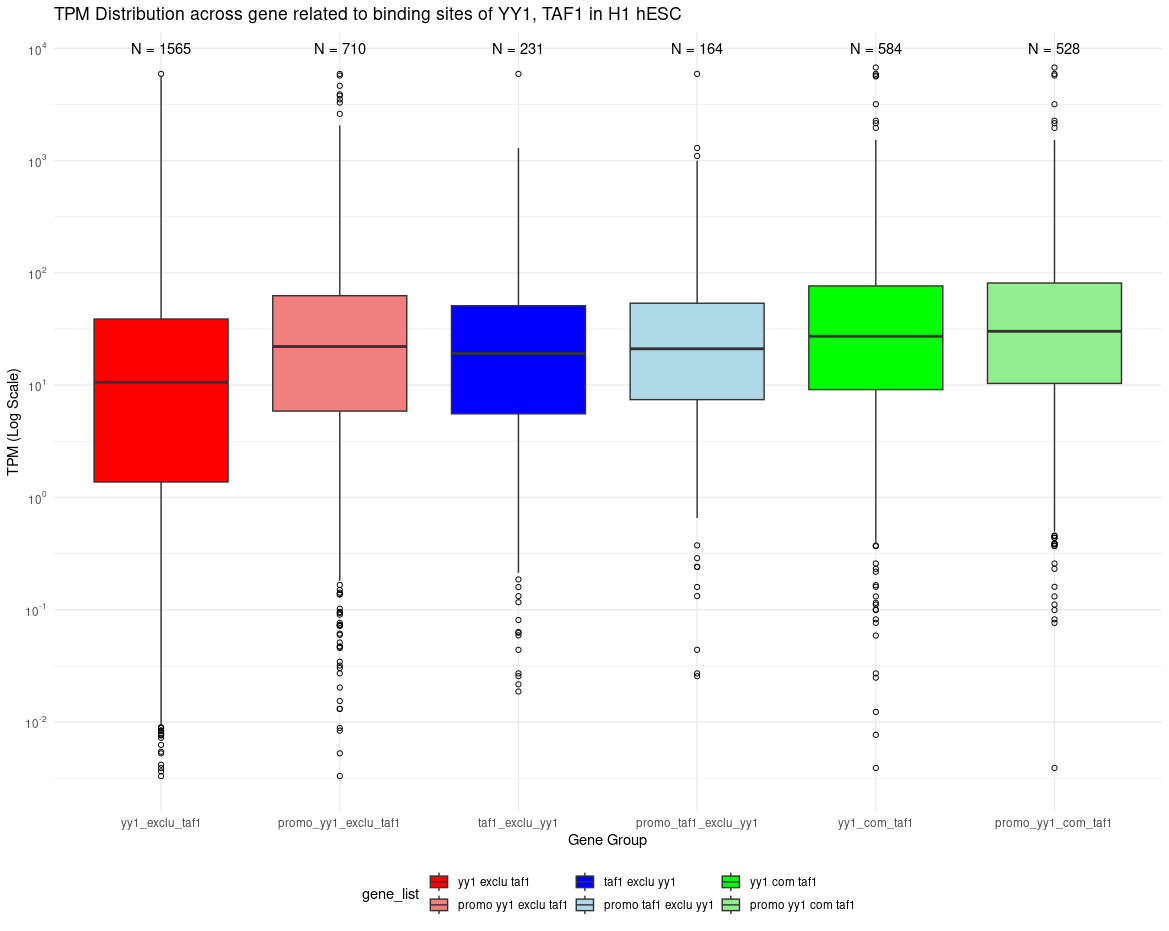

Source code (R):
# Libraries
library(tximport)
library(biomaRt)
library(dplyr)
library(tidyr)
library(readr)
library(ggplot2)
library(scales)
library(stats)

# Define function to extract promoter-TSS gene names
extract_promoter_genes <- function(filename) {
  df <- read.csv(filename, header=TRUE, sep=",")
  df <- df[df$annotation == "promoter-TSS", ]  # Filter rows by promoter-TSS
  return(df$geneName)  # Return gene names
}

# Read in Gene Lists for the three files
h1_hesc_taf1_exclu_yy1_genes <- read.csv("./peaks_list/h1_hesc_taf1_exclu_yy1_peaks.csv", header=TRUE, sep=",")$geneName
h1_hesc_promo_taf1_exclu_yy1_genes <- extract_promoter_genes("./peaks_list/h1_hesc_taf1_exclu_yy1_peaks.csv")
h1_hesc_yy1_com_taf1_genes <- read.csv("./peaks_list/h1_hesc_yy1_com_taf1_peaks.csv", header=TRUE, sep=",")$geneName
h1_hesc_promo_yy1_com_taf1_genes <- extract_promoter_genes("./peaks_list/h1_hesc_yy1_com_taf1_peaks.csv")
h1_hesc_yy1_exclu_taf1_genes <- read.csv("./peaks_list/h1_hesc_yy1_exclu_taf1_peaks.csv", header=TRUE, sep=",")$geneName
h1_hesc_promo_yy1_exclu_taf1_genes <- extract_promoter_genes("./peaks_list/h1_hesc_yy1_exclu_taf1_peaks.csv")

# Assigning the files to a list
files_H1_hESC <- c(
  "./salmon_out_H1_hESC/salmon_output_ENCLB029TLD/quant.sf",
  "./salmon_out_H1_hESC/salmon_output_ENCLB824TWV/quant.sf",
  "./salmon_out_H1_hESC/salmon_output_ENCLB919QDK/quant.sf"
)
txi_H1_hESC <- tximport(files_H1_hESC, type = "salmon", txOut = TRUE)
tpm_H1_hESC <- txi_H1_hESC$abundance
tpm_H1_hESC <- as.data.frame(tpm_H1_hESC)

# Getting gene annotation
ensembl <- useMart("ensembl", dataset = "hsapiens_gene_ensembl")
transcripts <- getBM(attributes = c("ensembl_transcript_id_version", "external_gene_name"), mart = ensembl)
final_tpm_H1_hESC <- tpm_H1_hESC %>%
  mutate(gene_symbol = sub("\\..*", "", transcripts$external_gene_name[match(rownames(.), transcripts$ensembl_transcript_id_version)])) %>%
  filter(!(rowSums(.[, -ncol(.)]) == 0 | is.na(gene_symbol))) %>%
  group_by(gene_symbol) %>%
  summarize(across(everything(), sum))

# Subset TPM Data for both total and promoter-TSS gene lists
subset_data <- function(df, genes) {
  return(df[df$gene_symbol %in% genes, ])
}

all_subsets <- list(
  subset_data(final_tpm_H1_hESC, h1_hesc_yy1_exclu_taf1_genes),
  subset_data(final_tpm_H1_hESC, h1_hesc_promo_yy1_exclu_taf1_genes),
  subset_data(final_tpm_H1_hESC, h1_hesc_taf1_exclu_yy1_genes),
  subset_data(final_tpm_H1_hESC, h1_hesc_promo_taf1_exclu_yy1_genes),
  subset_data(final_tpm_H1_hESC, h1_hesc_yy1_com_taf1_genes),
  subset_data(final_tpm_H1_hESC, h1_hesc_promo_yy1_com_taf1_genes)
)

# Update the gene list names without the "h1_hesc_" prefix
gene_list_names <- c(
  "yy1_exclu_taf1", "promo_yy1_exclu_taf1",
  "taf1_exclu_yy1", "promo_taf1_exclu_yy1",
  "yy1_com_taf1", "promo_yy1_com_taf1"
)

# Combine data for plotting
df_for_plot <- bind_rows(lapply(1:6, function(i) {
  mutate(all_subsets[[i]], gene_list = gene_list_names[i])
}))

df_for_plot$avg_expression <- rowMeans(df_for_plot[, -c(1, ncol(df_for_plot))], na.rm=TRUE)

# Adjust the colors and plotting code for the boxplots
colors <- c(
  "red", "lightcoral", 
  "blue", "lightblue",
  "green", "lightgreen"
)

# Create a data frame for the "N=" labels
counts <- as.data.frame(table(df_for_plot$gene_list))
colnames(counts) <- c("gene_list", "count")
counts$text <- paste("N =", counts$count)

# Adjust gene_list to factor with desired order
df_for_plot$gene_list <- factor(df_for_plot$gene_list, 
                                levels = gene_list_names)

# Plotting with a logarithmic y-axis
p <- ggplot(df_for_plot, aes(x = gene_list, y = avg_expression)) +
  geom_boxplot(aes(fill = gene_list), outlier.shape = 1, outlier.color = "black") +
  geom_text(data = counts, aes(x = gene_list, y = Inf, label = text), vjust = 2) +  # Add "N=" above each boxplot
  scale_y_log10(breaks = trans_breaks("log10", function(x) 10^x),
                labels = trans_format("log10", math_format(10^.x))) +
  scale_fill_manual(values = colors, 
                    breaks = gene_list_names,
                    labels = c("yy1 exclu taf1", "promo yy1 exclu taf1", "taf1 exclu yy1", "promo taf1 exclu yy1", "yy1 com taf1", "promo yy1 com taf1")) +
  theme_minimal() +
  labs(title = "TPM Distribution across gene related to binding sites of YY1, TAF1 in H1-hESC",
       x = "Gene Group",
       y = "TPM (Log Scale)") +
  theme(legend.position = "bottom")  # Places the legend at the bottom 

# Display the plot
print(p)


# Statistical Analysis
result.aov <- aov(avg_expression ~ gene_list, data = df_for_plot)
summary(result.aov)
pairwise <- TukeyHSD(result.aov, "gene_list")

print(pairwise)

# Calculate statistical summaries for original data subsets
summarize_subset <- function(df) {
  summarised_df <- summarise(df,
                             num_genes = n(),
                             avg_expression = mean(rowMeans(df[, -1], na.rm = TRUE), na.rm = TRUE),
                             median_expression = median(rowMeans(df[, -1], na.rm = TRUE), na.rm = TRUE),
                             std_dev = sd(rowMeans(df[, -1], na.rm = TRUE), na.rm = TRUE),
                             min_expression = min(rowMeans(df[, -1], na.rm = TRUE), na.rm = TRUE),
                             max_expression = max(rowMeans(df[, -1], na.rm = TRUE), na.rm = TRUE)
  )
  return(summarised_df)
}

# Generate statistical summary for each subset
summary_yy1_exclu_taf1 <- summarize_subset(subset_data(final_tpm_GM12878, gm12878_yy1_exclu_taf1_genes))
summary_promo_yy1_exclu_taf1 <- summarize_subset(subset_data(final_tpm_GM12878, gm12878_promo_yy1_exclu_taf1_genes))
summary_taf1_exclu_yy1 <- summarize_subset(subset_data(final_tpm_GM12878, gm12878_taf1_exclu_yy1_genes))
summary_promo_taf1_exclu_yy1 <- summarize_subset(subset_data(final_tpm_GM12878, gm12878_promo_taf1_exclu_yy1_genes))
summary_yy1_com_taf1 <- summarize_subset(subset_data(final_tpm_GM12878, gm12878_yy1_com_taf1_genes))
summary_promo_yy1_com_taf1 <- summarize_subset(subset_data(final_tpm_GM12878, gm12878_promo_yy1_com_taf1_genes))

# Combine the summaries into a single data frame
group_summary <- bind_rows(
  mutate(summary_yy1_exclu_taf1, gene_list = "yy1_exclu_taf1"),
  mutate(summary_promo_yy1_exclu_taf1, gene_list = "promo_yy1_exclu_taf1"),
  mutate(summary_taf1_exclu_yy1, gene_list = "taf1_exclu_yy1"),
  mutate(summary_promo_taf1_exclu_yy1, gene_list = "promo_taf1_exclu_yy1"),
  mutate(summary_yy1_com_taf1, gene_list = "yy1_com_taf1"),
  mutate(summary_promo_yy1_com_taf1, gene_list = "promo_yy1_com_taf1")
)

# Display the summary data frame
print(group_summary)
